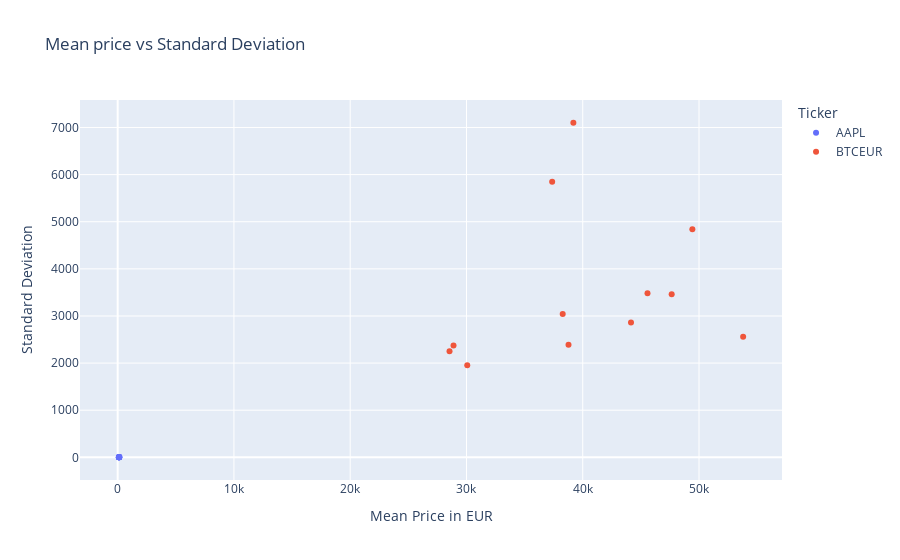

Notebook source saved alongside this figure:
### Code cell
# Scatter-plot of price standard deviation against mean
# Data not meaningful as BTC mean and STD values are much bigger than AAPL
fig1 = px.scatter(master_EUR_agg,
                  x = 'Mean',
                  y = 'STD',
                  color = "Ticker",
                  hover_data = ['Month'],
                  title = "Mean Price vs Standard Deviation",
                  labels = {
                     "Mean" : "Mean Price in EUR",
                     "STD" : "Standard Deviation"
                 })
fig1.show()

### Figure 1 — Plotly figure (JSON) as saved in the notebook; plotly's stock layout.template omitted (floating-point values rounded to 4 significant figures)
{"data": [{"customdata": [["January"], ["February"], ["March"], ["April"], ["May"], ["June"], ["July"], ["August"], ["September"], ["October"], ["November"], ["December"]], "hovertemplate": "Ticker=AAPL<br>Mean Price in EUR=%{x}<br>Standard Deviation=%{y}<br>Month=%{customdata[0]}<extra></extra>", "legendgroup": "AAPL", "marker": {"color": "#636efa", "symbol": "circle"}, "mode": "markers", "name": "AAPL", "orientation": "v", "showlegend": true, "type": "scatter", "x": [108.4, 108.3, 101.8, 109.4, 104.0, 106.9, 121.6, 125.0, 126.1, 124.4, 134.1, 152.6], "xaxis": "x", "y": [4.863, 4.451, 1.58, 2.131, 2.44, 4.142, 3.121, 1.725, 3.307, 2.894, 5.633, 5.275], "yaxis": "y"}, {"customdata": [["January"], ["February"], ["March"], ["April"], ["May"], ["June"], ["July"], ["August"], ["September"], ["October"], ["November"], ["December"]], "hovertemplate": "Ticker=BTCEUR<br>Mean Price in EUR=%{x}<br>Standard Deviation=%{y}<br>Month=%{customdata[0]}<extra></extra>", "legendgroup": "BTCEUR", "marker": {"color": "#EF553B", "symbol": "circle"}, "mode": "markers", "name": "BTCEUR", "orientation": "v", "showlegend": true, "type": "scatter", "x": [28540.0, 37370.0, 45570.0, 47650.0, 39190.0, 30070.0, 28890.0, 38280.0, 38780.0, 49430.0, 53800.0, 44150.0], "xaxis": "x", "y": [2252.0, 5846.0, 3484.0, 3459.0, 7101.0, 1955.0, 2372.0, 3040.0, 2391.0, 4838.0, 2557.0, 2860.0], "yaxis": "y"}], "layout": {"legend": {"title": {"text": "Ticker"}, "tracegroupgap": 0}, "title": {"text": "Mean price vs Standard Deviation"}, "xaxis": {"anchor": "y", "domain": [0, 1], "title": {"text": "Mean Price in EUR"}}, "yaxis": {"anchor": "x", "domain": [0, 1], "title": {"text": "Standard Deviation"}}}}
